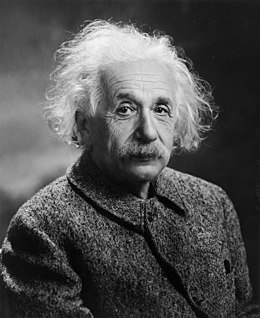
//> input picture ForceBrute/picture.jpg, 260 x 318 px
$ ./ForceBrute   (built with g++ and OpenCV 4)
//> lines starting //> are read from the running program, lines starting //| are printed output that depends on the picture; after the words box and inside, x2 and y2 are one past the last pixel; in counts of white or black regions, pixels touching at a corner belong together
#include <opencv2/core.hpp>
#include <opencv2/imgcodecs.hpp>
#include <opencv2/highgui.hpp>
#include <iostream>
#include <time.h>;
#include <math.h>
using namespace cv;
using namespace std;

int main()
{
	srand(time(NULL));


	Mat image = imread("D:\\imad\\TDopencv\\rendreexam\\ForceBrute\\picture.jpg");
//> image is the input picture: 318 rows x 260 cols, CV_8UC3; min 0, max 249, mean 79.7
	Mat image2 = imread("D:\\imad\\TDopencv\\rendreexam\\ForceBrute\\picture.jpg");

	const int NbpVo = 1000;


	Point points[NbpVo];

	for (int i = 0; i < NbpVo; i++)
	{
		points[i].x = rand() % image.cols;
		points[i].y = rand() % image.rows;
	}


	for (int i = 0; i < image.cols; i++)
	{
		for (int j = 0; j < image.rows; j++)
		{
			int min = 1000000;
			int dis = 0;
			int trouve = 0;

			for (int k = 0; k < NbpVo; k++)
			{
				dis = sqrt(((points[k].x - i) * (points[k].x - i)) + ((points[k].y - j) * (points[k].y - j)));

				if (dis < min)
				{
					min = dis;
					trouve = k;
				}
			}


			image.at<Vec3b>(j, i)[0] = image.at<Vec3b>(points[trouve].y, points[trouve].x)[0];
			image.at<Vec3b>(j, i)[1] = image.at<Vec3b>(points[trouve].y, points[trouve].x)[1];
			image.at<Vec3b>(j, i)[2] = image.at<Vec3b>(points[trouve].y, points[trouve].x)[2];
		}
	}
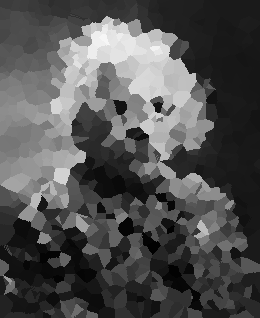
//> image: 318 rows x 260 cols, CV_8UC3; min 1, max 246, mean 81

	for (int i = 0; i < NbpVo; i++)
	{
		image.at<Vec3b>(points[i])[0] = 0;
		image.at<Vec3b>(points[i])[1] = 0;
		image.at<Vec3b>(points[i])[2] = 0;
	}
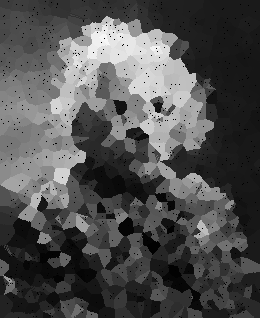
//> image: 318 rows x 260 cols, CV_8UC3; 1.2% of pixels changed, all inside (x1, y1, x2, y2) = (1, 0, 260, 318)


	imshow(" Window1", image);
	imshow(" Window2", image2);
	waitKey(0);
	return 0;
}
